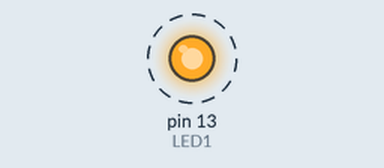
This sketch was run on a simulated Arduino Uno, built with avr-gcc and run on an emulated ATmega328P. Parts: output pins drawn as LEDs (lit = HIGH). Dashed ring = blinking.

Above: at 0.2 s.
Timing chart, 0 to 3.0 s (numbered marks = the images above):
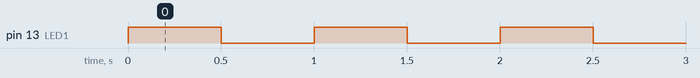

Measured:
- by itself, pin 13 (LED1): alternates HIGH for 0.50 s and LOW for 0.50 s

The sketch:

LED_FlipFlop.ino
```cpp
///////////////////////////////////////////////////
//Blink: our first project for the Arno
int LED1 = 13;
int LED2 = 12;
void setup(){
  pinMode(LED1,OUTPUT);
  pinMode(LED1,OUTPUT);
}
void loop(){
  digitalWrite(LED1,HIGH);
  digitalWrite(LED2,LOW);
  delay(500);
  digitalWrite(LED1,LOW);
  digitalWrite(LED2,HIGH);
  delay(500);
}
///////////////////////////////////////////////////
```
